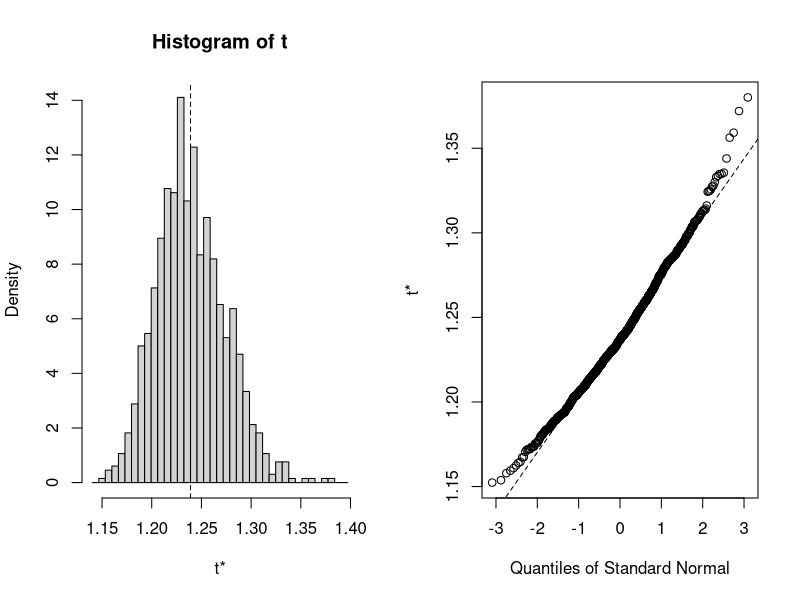
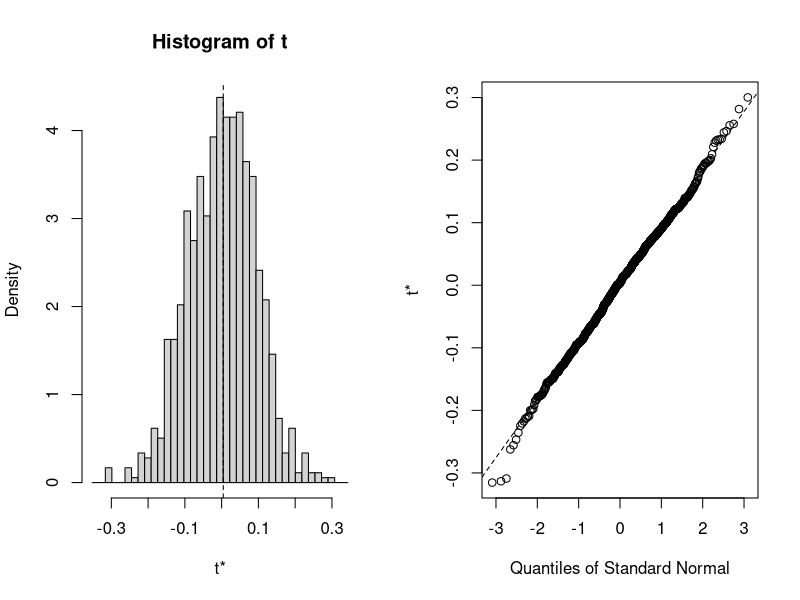

Generate these figures, in order, with R: (Note: this script raises an error after producing the figures.)
## ---- chunk 1
library(boot)
#bigcity
mean(bigcity$x)/mean(bigcity$u)
theta <- function(data,i){
  mean(data[i,2])/mean(data[i,1])
}

bigcity.boot <- boot(bigcity, theta, R =1000)
bigcity.boot
plot(bigcity.boot)

## ---- chunk 2
#1c) #confidence intervals
boot.ci(bigcity.boot, conf = 0.90)



## ---- chunk 3
#with boot.ci, the studentized intervals need bootstrap variances
#so we estimate the variance of the bootstrapped sample by re-bootstrap
#the order need to be correct

index <- boot.array(bigcity.boot, indices = TRUE) #freq
#index
theta.var <- function(index, i){
  mean(bigcity[index[i],2])/mean(bigcity[index[i],1])
}
var.t <-  apply(index,1,function(x) var(boot(x,theta.var, R = 50)$t)) #for each index we get 50 var samples
bigcity.boot$t0[2] <-  var(bigcity.boot$t)
bigcity.boot$t <- cbind(bigcity.boot$t, var.t)

#and now
boot.ci(bigcity.boot, conf = 0.90)
## ---- chunk 4
library(MASS)
cats
## ---- chunk 5
theta <- function(data, i){
  d = data[i,]
  mean(d$Hwt[d$Sex == "M"])/mean(d$Bwt[d$Sex == "M"]) - mean(d$Hwt[d$Sex == "F"])/mean(d$Bwt[d$Sex == "F"]) 
  }
 

cats.boot <- boot(data =cats, theta, R = 1000, strata = cats$Sex)
cats.boot
plot(cats.boot)
## ---- chunk 6
boot.ci(cats.boot, 0.99)
## ---- chunk 7
#estimate variance --> rebootstrap
index <- boot.array(cats.boot,indices = TRUE)
theta.cats.var <- function(index,i){
  d = cats[index[i],]
  mean(d$Hwt[d$Sex == "M"])/mean(d$Bwt[d$Sex == "M"]) - mean(d$Hwt[d$Sex == "F"])/mean(d$Bwt[d$Sex == "F"]) 
}

var.t <- apply(index,1,function(x) var(boot(x,theta.cats.var, R = 50, strata = cats$Sex )$t))
cats.boot$t0[2] <- var(cats.boot$t)
cats.boot$t <-  cbind(cats.boot$t,var.t)

boot.ci(cats.boot, 0.99)
## ---- chunk 8
#correlation coefficient
theta.law <- function(data,i){
  cor(data[i,1],data[i,2])
}

law.boot <- boot(law,theta.law, R = 1000)
law.boot
plot(law.boot)
## ---- chunk 9
boot.ci(law.boot,conf = 0.95)
## ---- chunk 10
#estimate variance to get studentized intervals
index <- boot.array(law.boot,indices = TRUE)
theta.law.var <-  function(index, i){
  cor(law[index[i],1],law[index[i],2])
}
var.t <- apply(index,1,function(x) var(boot(x, statistic = theta.law.var, R = 50)$t))
law.boot$t0[2] <-  var(law.boot$t)
law.boot$t <- cbind(law.boot$t, var.t)

boot.ci(law.boot, 0.95)
## ---- chunk 11
#reparametrization
z.fisher <- function(theta) 0.5*log((1+theta)/(1-theta))
z.dot <- function(theta) 1/(1-theta^2)
z.inv <- function(z) (exp(2*z)-1)/(exp(2*z)+1)
boot.ci(law.boot, h = z.fisher, hdot = z.dot, hinv = z.inv)
## ---- chunk 12
mean(cloth$y)/mean(cloth$x)
theta.cloth <- function(data,i){
  mean(data[i,]$y)/mean(data[i,]$x)
}

cloth.boot <- boot(cloth,theta.cloth, R = 1000)
plot(cloth.boot)
## ---- chunk 13
cloth.poi.se <- (cloth.boot$t0/sum(cloth$x))^0.5
cloth.poi.se
## ---- chunk 14
#confidence interval -- Wald?
mean(cloth$y)/mean(cloth$x)+c(-1,1)*qnorm(0.975)*cloth.poi.se
## ---- chunk 15
#generate data with poisson(mu)
#a)
pois <-  rpois(100,1)
theta <- function(data,i) mean(data[i])
#b)bootstrap
pois.boot = boot(pois, theta, R = 1000)
#interval based on the Poisson model
mean(pois)+c(-1,1)*qnorm(1-(1-0.95)/2)*sqrt(mean(pois)/100)
boot.ci(pois.boot, conf = 0.95)$basic[4:5]
## ---- chunk 16
#now loop over different conf levels and number of samples
conf.intervals <- function(mu,n,Nsim = 1000, R = 1000, level = 0.95){
  alpha <-  1 - level
  #store confidence intervals for each Nsim
  out <- list(model = matrix(NA, nrow = Nsim, ncol = 2),
              normal = matrix(NA, nrow = Nsim, ncol = 2), 
              basic = matrix(NA, nrow = Nsim, ncol = 2),
              perc = matrix(NA, nrow = Nsim, ncol = 2),
              bca = matrix(NA, nrow = Nsim, ncol = 2))
  #loop over Nsim
  for (i in 1:Nsim){
    rsample <- rpois(n,mu)
    #rsample <- rnbinom(n, mu=mu, size = mu)
    #poisson interval
    out$model[i,] <- mean(rsample) + c(-1,1)*qnorm(1-alpha/2)*sqrt(mean(rsample/n))
    sample.boot <- boot(data = rsample, theta, R)
    sample.ci <- boot.ci(sample.boot,conf = level, type = c("norm", "basic", "perc", "bca"))
    
    out$normal[i,] <- sample.ci$normal[2:3]
    out$basic[i,] <- sample.ci$basic[4:5]
    out$perc[i,] <- sample.ci$perc[4:5]
    out$bca[i,] <- sample.ci$bca[4:5]
  }
   attr(out,"param") <-  mu
   attr(out,"conf") <- level
   attr(out, "n") <-  n
   out
}
## ---- chunk 17
#check empirical coverage 
coverage <- function(conf.int){
  param <- attr(conf.int, "param") #mu
  check <- function(x) mean(x[,1] < param & (param < x[,2]))
  out <-  lapply(conf.int,check)
  out <- c(attr(conf.int, "conf"), unlist(out))
  names(out)[1] <-  "nominal"
  out
}

## ---- chunk 18
conf.int <-  conf.intervals(mu = 10, n= 20, Nsim = 100, R =1000)
coverage(conf.int)
